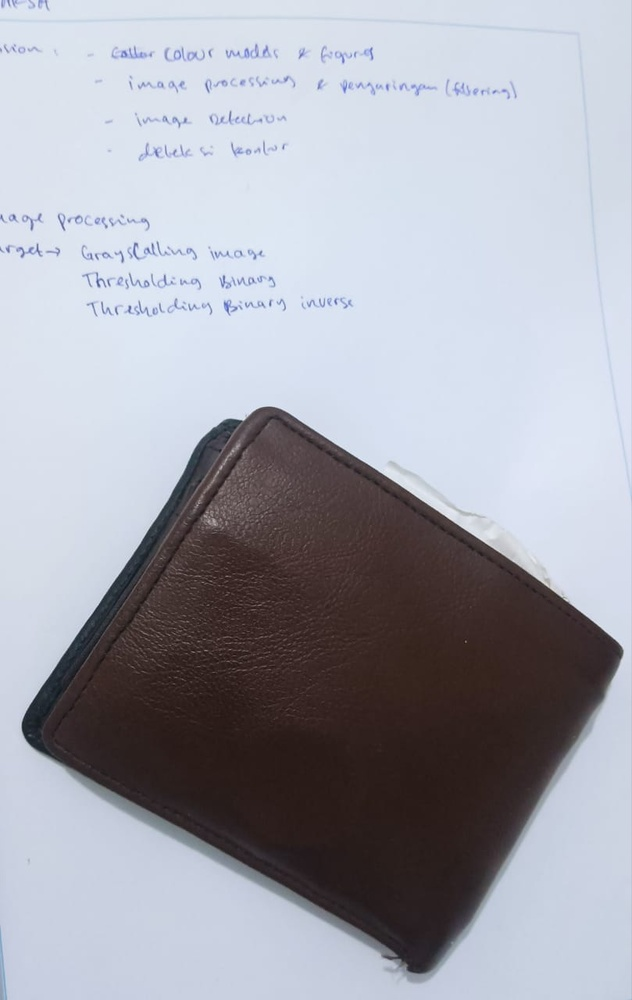
#> input picture Muhammad Fikri Rizki(Portofolio)/slide 2/dompet.jpeg, 632 x 1000 px, shrunk from 809 x 1280 before the run
$ python slide2.py
#> lines starting #> are read from the running program, lines starting #| are printed output that depends on the picture; after the words box and inside, x2 and y2 are one past the last pixel; in counts of white or black regions, pixels touching at a corner belong together
### Muhammad Fikri Rizki
### D4 ELIN PENS
### Image Processing, filtering, select item


import numpy as np
import matplotlib.pyplot as plt
import skimage.io as io, skimage.color as color, skimage.filters as filters, skimage.morphology as morphgy


image = io.imread("dompet.jpeg", False)
#> image is the input picture: shape (1000, 632, 3); mean R, G, B 163.6, 165.1, 174.5
gray_image = color.rgb2gray(image)
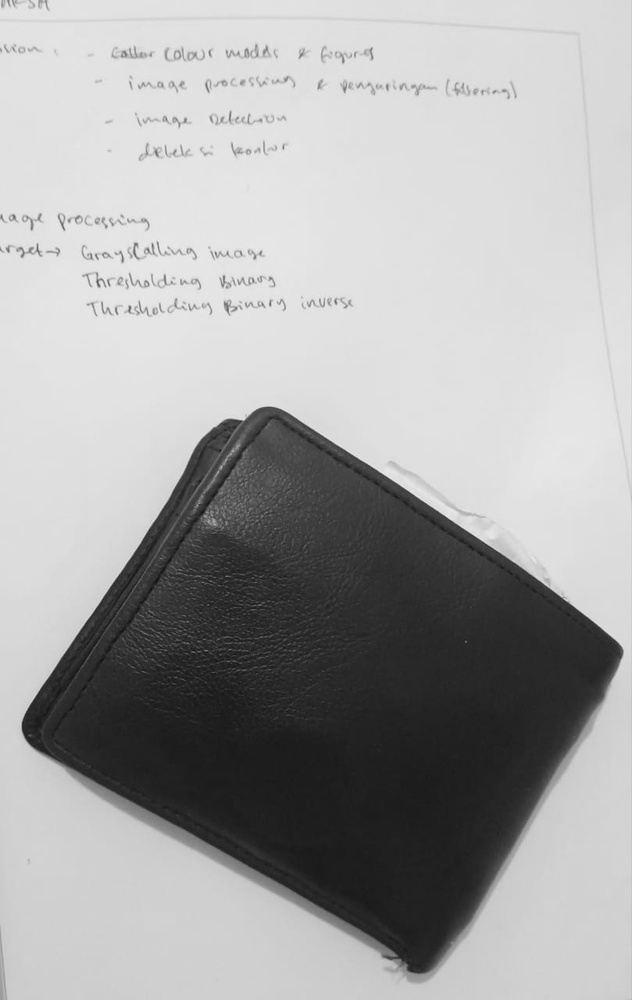
#> gray_image: shape (1000, 632) float64; min 0.0669, max 0.942, mean 0.649
blurred_image = filters.gaussian(gray_image, sigma=2.0)
thresh = filters.threshold_mean(gray_image)
#> thresh = 0.649

### create a histogram of the blurred grayscale image
histogram, bin_edges = np.histogram(blurred_image, bins=255, range=(0.0, 1.0))
#> histogram = 255 values, max 44987 at index 225, min 0 at index 0, mean 2478.4; bin_edges = 256 values from 0 to 1

#### create a mask based on the threshold
t = filters.threshold_otsu(blurred_image)
#> t = 0.519
binaryMask = blurred_image < t
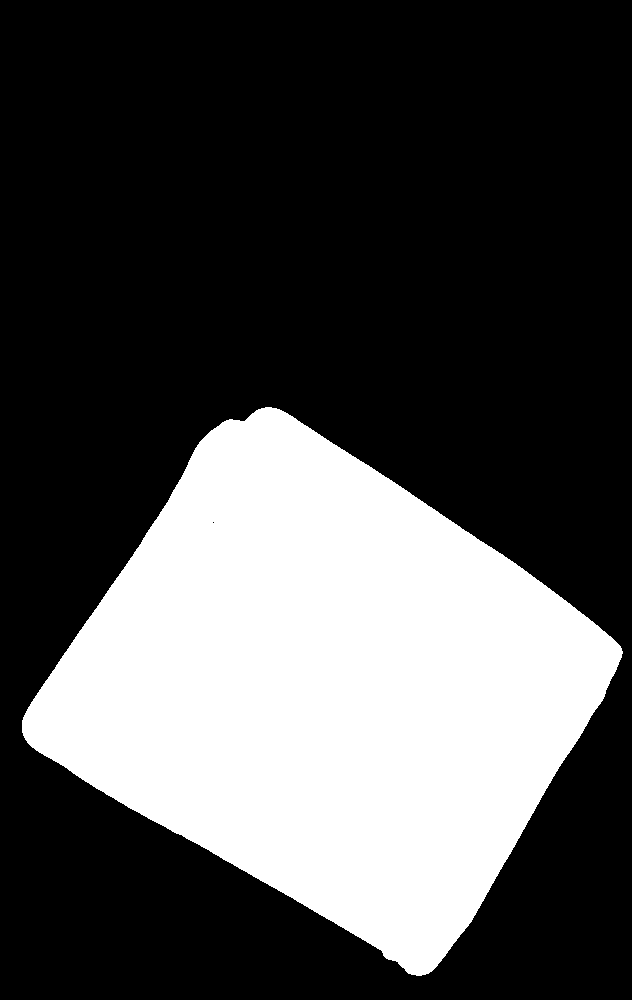
#> binaryMask: shape (1000, 632) bool; 30.7% white; 1 white region, box (x1, y1, x2, y2) and area: (22, 407, 623, 976) 193808
image_label_overlay = color.label2rgb(binaryMask, image=image, bg_label= 0)
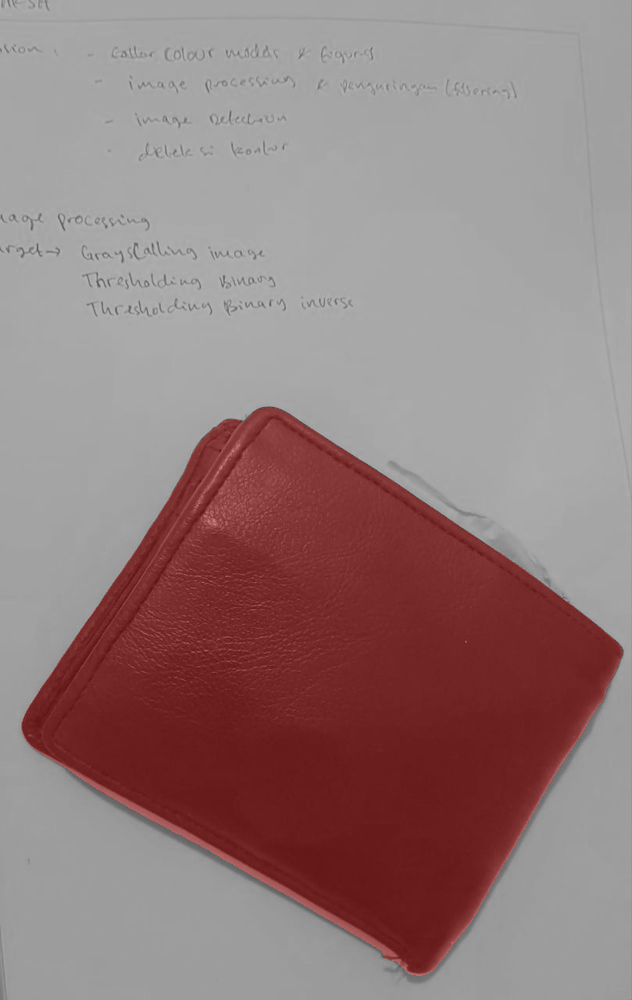
#> image_label_overlay: shape (1000, 632, 3) float64; mean R, G, B 0.583, 0.491, 0.491

fig, ax = plt.subplots(ncols=4, figsize=(20, 8))
ax[0].set_title('original')
ax[0].imshow(image, cmap='gray')
ax[1].set_title('grayScale')
ax[1].imshow(gray_image, cmap='gray')
ax[2].set_title(('binaryMask', t))
ax[2].imshow(binaryMask, cmap='gray')
ax[3].set_title('item selection')
ax[3].imshow(image_label_overlay, cmap='gray')
plt.tight_layout()
plt.show()
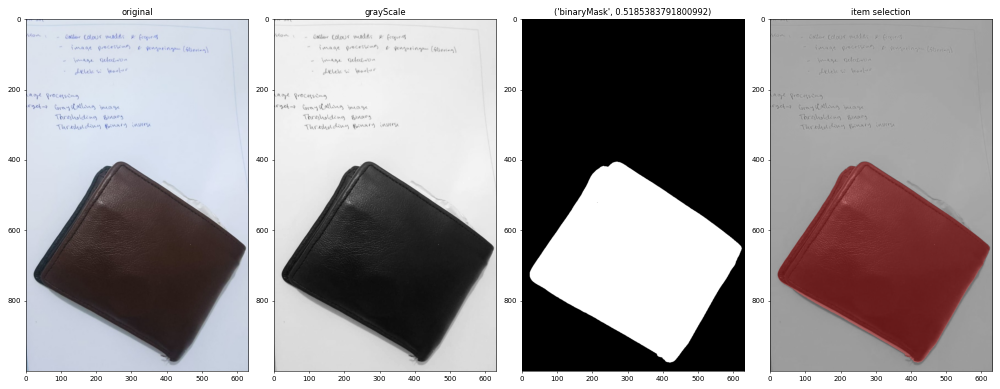
#> figure drawn by matplotlib, 4 panels
